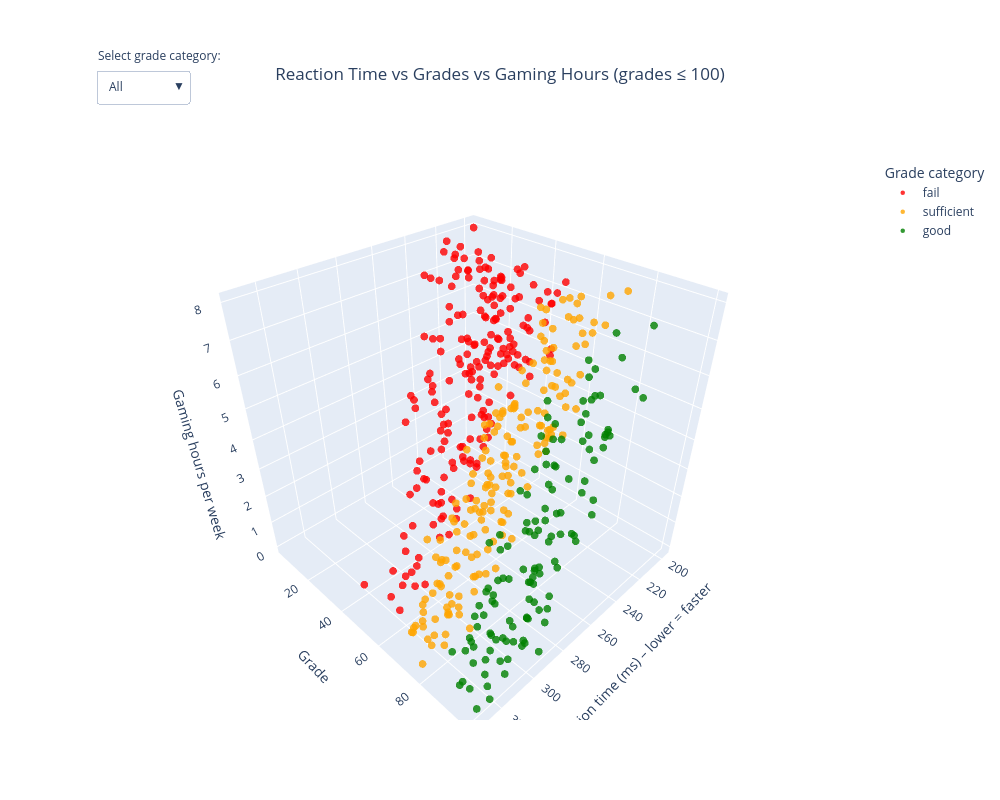

Write notebook code for a chart like this one.
### Code cell
import plotly.graph_objects as go

# 1. Create grade_category from grades
df["grade_category"] = pd.cut(
    df["grades"],
    bins=[0, 60, 80, float("inf")],
    labels=["fail", "sufficient", "good"],
    right=False
)

# 2. Create study_hours_category from study_hours
df["study_hours_category"] = pd.cut(
    df["study_hours"],
    bins=[0, 3, 6, float("inf")],
    labels=["low", "average", "high"],
    right=False
)

# 3. Filter out unrealistic grades > 100
df_filtered = df[df["grades"] <= 100].copy()

# 4. Take a smaller sample if there are many rows
if len(df_filtered) > 500:
    df_small = df_filtered.sample(n=500, random_state=0)
else:
    df_small = df_filtered.copy()

# Category settings for grade category
categories = ["fail", "sufficient", "good"]
colors = {
    "fail": "red",
    "sufficient": "orange",
    "good": "green",
}

# 5. Build 3D scatter plot with one trace per grade_category
fig = go.Figure()

for cat in categories:
    subset = df_small[df_small["grade_category"] == cat]

    fig.add_trace(go.Scatter3d(
        x=subset["reaction_time_ms"],
        y=subset["grades"],
        z=subset["gaming_hours"],
        mode="markers",
        name=cat,
        marker=dict(
            size=4.5,
            opacity=0.8,
            color=colors[cat],
        ),
        customdata=subset[["study_hours", "study_hours_category", "grades"]].values,
        hovertemplate=(
            "Grade category: " + cat + "<br>"
            "Reaction time (ms): %{x}<br>"
            "Grade: %{y}<br>"
            "Gaming hours/week: %{z}<br>"
            "Study hours/week: %{customdata[0]}<br>"
            "Study hours category: %{customdata[1]}<extra></extra>"
        )
    ))

# Dropdown buttons for grade category
buttons = [
    dict(
        label="All",
        method="update",
        args=[{"visible": [True, True, True]}]
    )
]

for i, cat in enumerate(categories):
    visible = [False] * len(categories)
    visible[i] = True
    buttons.append(
        dict(
            label=cat.capitalize(),
            method="update",
            args=[{"visible": visible}]
        )
    )

# Layout
fig.update_layout(
    title=dict(
        text="Reaction Time vs Grades vs Gaming Hours (grades ≤ 100)",
        x=0.5,
        xanchor="center"
    ),
    width=1000,
    height=800,
    margin=dict(t=160),
    scene=dict(
        xaxis_title="Reaction time (ms) – lower = faster",
        yaxis_title="Grade",
        zaxis_title="Gaming hours per week",
    ),
    legend_title_text="Grade category",
    updatemenus=[
        dict(
            buttons=buttons,
            direction="down",
            showactive=True,
            x=0.02,
            y=1.16,
            xanchor="left",
            yanchor="top"
        )
    ],
    annotations=[
        dict(
            text="Select grade category:",
            x=0.02,
            y=1.205,
            xref="paper",
            yref="paper",
            showarrow=False
        )
    ]
)

fig.show()

### Figure 1 — Plotly figure (JSON) as saved in the notebook; plotly's stock layout.template omitted (floating-point values rounded to 4 significant figures; data arrays with more than 128 entries replaced by an {"elided": "..."} marker saying what was removed)
{"data": [{"customdata": {"elided": "195x3 mixed values"}, "hovertemplate": "Grade category: fail<br>Reaction time (ms): %{x}<br>Grade: %{y}<br>Gaming hours/week: %{z}<br>Study hours/week: %{customdata[0]}<br>Study hours category: %{customdata[1]}<extra></extra>", "marker": {"color": "red", "opacity": 0.8, "size": 4.5}, "mode": "markers", "name": "fail", "type": "scatter3d", "x": {"elided": "195 float values"}, "y": {"elided": "195 float values"}, "z": {"elided": "195 float values"}}, {"customdata": {"elided": "179x3 mixed values"}, "hovertemplate": "Grade category: sufficient<br>Reaction time (ms): %{x}<br>Grade: %{y}<br>Gaming hours/week: %{z}<br>Study hours/week: %{customdata[0]}<br>Study hours category: %{customdata[1]}<extra></extra>", "marker": {"color": "orange", "opacity": 0.8, "size": 4.5}, "mode": "markers", "name": "sufficient", "type": "scatter3d", "x": {"elided": "179 float values"}, "y": {"elided": "179 float values"}, "z": {"elided": "179 float values"}}, {"customdata": {"elided": "126x3 mixed values"}, "hovertemplate": "Grade category: good<br>Reaction time (ms): %{x}<br>Grade: %{y}<br>Gaming hours/week: %{z}<br>Study hours/week: %{customdata[0]}<br>Study hours category: %{customdata[1]}<extra></extra>", "marker": {"color": "green", "opacity": 0.8, "size": 4.5}, "mode": "markers", "name": "good", "type": "scatter3d", "x": [255.5, 269.7, 248.8, 258.2, 304.4, 257.1, 262.1, 258.6, 275.4, 297.7, 263.1, 325.0, 271.8, 293.4, 290.9, 252.5, 314.3, 296.1, 280.6, 263.5, 324.1, 285.4, 256.9, 287.5, 293.8, 278.0, 291.0, 293.1, 221.1, 268.2, 266.6, 248.5, 299.8, 289.9, 310.6, 292.2, 302.1, 309.5, 322.7, 303.3, 318.2, 242.1, 285.0, 266.6, 293.7, 277.0, 314.0, 302.2, 317.1, 251.0, 278.6, 303.6, 257.7, 302.0, 329.5, 304.9, 282.1, 309.2, 244.8, 297.6, 321.8, 273.2, 280.8, 244.1, 261.5, 226.8, 324.9, 245.3, 309.2, 258.6, 253.6, 309.9, 274.4, 271.9, 310.7, 286.7, 289.8, 289.9, 296.3, 305.8, 238.0, 284.3, 331.3, 239.8, 266.6, 300.8, 241.1, 286.7, 268.8, 282.1, 285.4, 244.1, 300.0, 243.8, 267.7, 242.1, 305.9, 299.8, 290.4, 288.4, 304.2, 276.0, 263.8, 312.2, 284.8, 318.4, 297.6, 288.2, 262.2, 257.0, 247.3, 263.3, 302.7, 284.1, 312.7, 274.2, 301.7, 303.4, 231.6, 270.1, 318.6, 233.3, 268.9, 330.2, 279.6, 294.4], "y": [91.9, 97.21, 94.53, 90.97, 84.61, 86.94, 80.76, 81.9, 91.21, 97.49, 80.03, 93.44, 90.6, 94.92, 94.12, 89.98, 87.32, 80.61, 91.27, 99.33, 100.0, 85.15, 89.02, 99.31, 96.94, 87.19, 91.22, 95.3, 83.74, 81.57, 86.21, 93.6, 83.31, 95.45, 91.7, 100.0, 88.46, 100.0, 100.0, 84.67, 97.05, 87.45, 92.31, 82.77, 83.7, 96.0, 100.0, 100.0, 100.0, 94.77, 83.73, 89.52, 93.23, 100.0, 92.56, 89.36, 86.28, 82.63, 84.12, 92.23, 97.34, 82.84, 89.73, 86.58, 82.19, 94.69, 94.78, 86.08, 97.96, 99.6, 93.36, 84.6, 88.37, 90.19, 86.31, 92.02, 100.0, 84.11, 87.61, 83.59, 99.5, 87.25, 95.12, 83.54, 84.51, 85.98, 81.18, 92.52, 97.68, 96.61, 99.26, 92.41, 84.56, 83.96, 83.08, 82.1, 96.02, 99.15, 81.21, 100.0, 87.89, 99.32, 85.22, 90.98, 100.0, 80.88, 87.65, 84.12, 87.79, 80.1, 93.19, 99.38, 99.28, 91.47, 84.43, 82.96, 92.4, 100.0, 94.08, 86.62, 86.95, 86.04, 97.6, 100.0, 91.09, 100.0], "z": [4.14, 3.17, 5.52, 6.16, 1.11, 4.03, 4.37, 4.28, 2.85, 1.58, 6.24, 0.03, 5.83, 2.46, 1.69, 5.36, 0.59, 1.45, 2.19, 4.18, 0.63, 4.54, 5.81, 1.52, 2.99, 2.95, 2.56, 2.47, 6.54, 5.45, 3.98, 5.02, 3.36, 1.62, 0.58, 0.16, 0.31, 1.48, 0.03, 1.92, 1.97, 6.11, 3.67, 5.0, 2.9, 3.43, 0.51, 1.04, 1.18, 5.45, 4.12, 2.64, 5.23, 1.94, 0.38, 1.87, 3.48, 0.17, 6.57, 0.86, 0.73, 4.67, 2.06, 6.12, 5.18, 7.84, 1.14, 6.02, 0.64, 5.91, 4.79, 1.33, 3.76, 2.84, 1.1, 4.01, 1.17, 2.89, 0.0, 1.46, 6.37, 3.35, 0.83, 6.65, 2.87, 1.77, 5.7, 2.18, 4.51, 4.31, 3.07, 5.37, 0.17, 4.67, 6.02, 6.9, 1.77, 1.75, 3.13, 2.06, 1.84, 3.59, 4.56, 0.25, 2.88, 0.13, 2.33, 1.66, 3.14, 5.42, 5.35, 3.71, 0.9, 1.75, 0.64, 2.69, 0.52, 1.2, 6.25, 4.28, 0.65, 7.54, 2.97, 0.11, 1.9, 1.86]}], "layout": {"annotations": [{"showarrow": false, "text": "Select grade category:", "x": 0.02, "xref": "paper", "y": 1.205, "yref": "paper"}], "height": 800, "legend": {"title": {"text": "Grade category"}}, "margin": {"t": 160}, "scene": {"xaxis": {"title": {"text": "Reaction time (ms) – lower = faster"}}, "yaxis": {"title": {"text": "Grade"}}, "zaxis": {"title": {"text": "Gaming hours per week"}}}, "title": {"text": "Reaction Time vs Grades vs Gaming Hours (grades ≤ 100)", "x": 0.5, "xanchor": "center"}, "updatemenus": [{"buttons": [{"args": [{"visible": [true, true, true]}], "label": "All", "method": "update"}, {"args": [{"visible": [true, false, false]}], "label": "Fail", "method": "update"}, {"args": [{"visible": [false, true, false]}], "label": "Sufficient", "method": "update"}, {"args": [{"visible": [false, false, true]}], "label": "Good", "method": "update"}], "direction": "down", "showactive": true, "x": 0.02, "xanchor": "left", "y": 1.16, "yanchor": "top"}], "width": 1000}}
